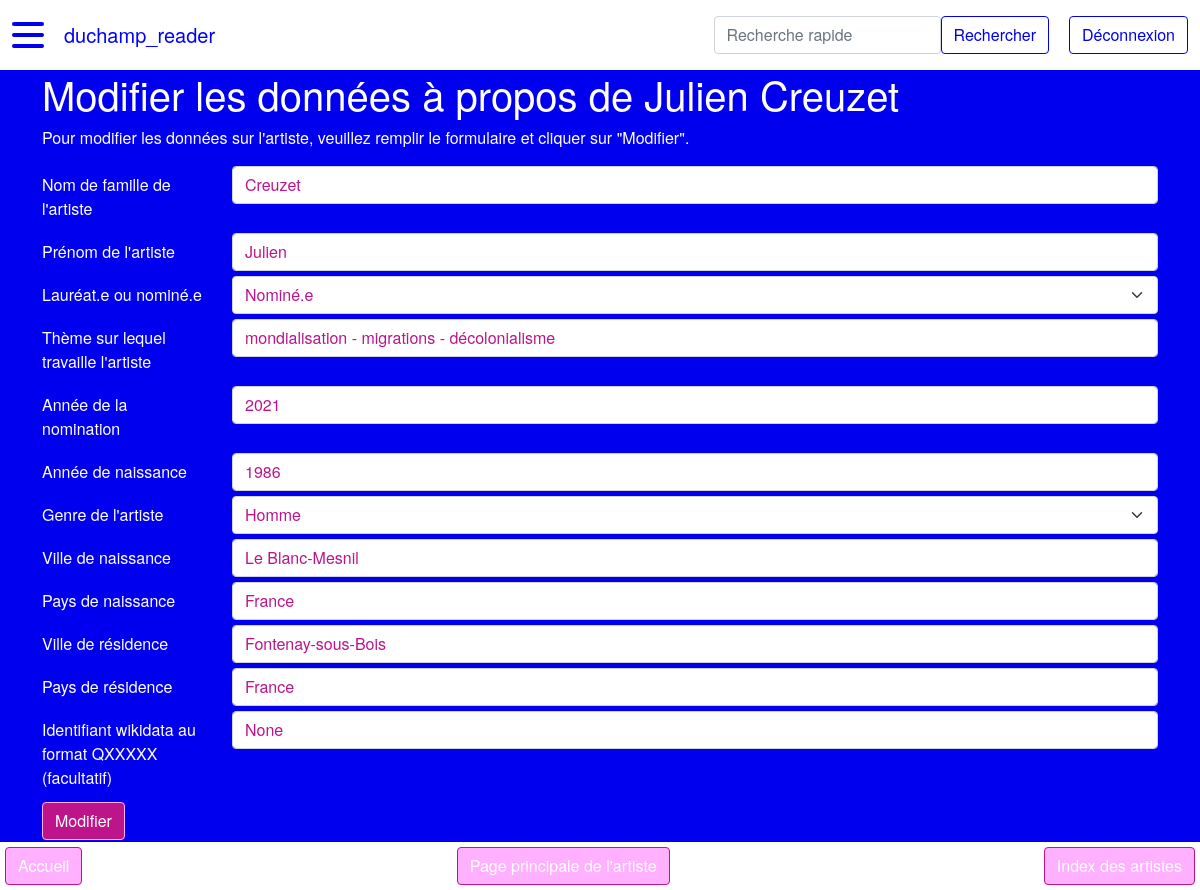
Before: /artiste/20/update (signed in) with the older database file.
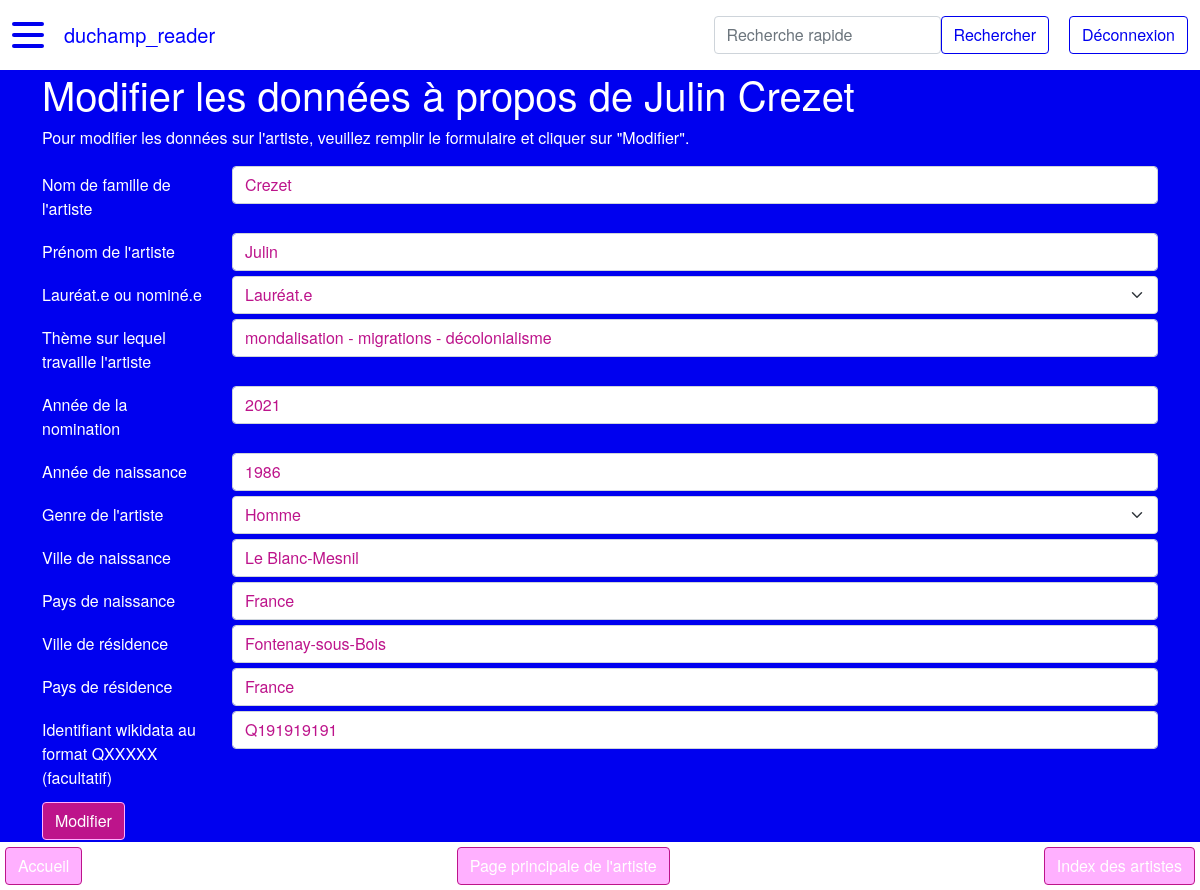
After: the same page with the newer database file.
### duchamp_reader/modeles/classes_generic.py (models this page shows, shortened)
class Artiste(db.Model):
    __tablename__ = "artiste"
    id = db.Column(db.Integer, unique=True, nullable=False, primary_key=True, autoincrement=True)
    nom = db.Column(db.Text, nullable=False)
    prenom = db.Column(db.Text, nullable=False)
    annee_naissance = db.Column(db.Integer) # format YYYY
    genre = db.Column(db.String(1))  # M : masculin, F : femme, A : autre/non-binaire
    id_wikidata = db.Column(db.Text)
    id_ville_naissance = db.Column(db.Integer, db.ForeignKey("ville.id"))
    id_ville_residence = db.Column(db.Integer, db.ForeignKey("ville.id"))
    classname = db.Column(db.Text, nullable=False, default="artiste")
    authorship = db.relationship("AuthorshipArtiste", back_populates="artiste")
    represent = db.relationship("RelationRepresente", back_populates="artiste")
    ville_naissance = db.relationship("Ville", foreign_keys=[id_ville_naissance],
                                      backref="artiste_ville_naissance", uselist=False)
    ville_residence = db.relationship("Ville", foreign_keys=[id_ville_residence],
                                      backref="artiste_ville_residence", uselist=False)
    nomination = db.relationship("Nomination", back_populates="artiste", uselist=False)
    @hybrid.hybrid_property
    def full(self):
        return self.prenom + " " + self.nom

class Nomination(db.Model):
    __tablename__ = "nomination"
    id = db.Column(db.Integer, unique=True, nullable=False, primary_key=True, autoincrement=True)
    annee = db.Column(db.Integer, nullable=False) # format YYYY
    laureat = db.Column(db.Boolean, nullable=False, default=0) # 1 si lauréat, 0 si non
    id_artiste = db.Column(db.Integer, db.ForeignKey("artiste.id"), nullable=False)
    id_theme = db.Column(db.Integer, db.ForeignKey("theme.id"), nullable=False)
    classname = db.Column(db.Text, nullable=False, default="nomination")
    authorship = db.relationship("AuthorshipNomination", back_populates="nomination")
    artiste = db.relationship("Artiste", back_populates="nomination")
    theme = db.relationship("Theme", back_populates="nomination", uselist=False)

class Theme(db.Model):
    __tablename__ = "theme"
    id = db.Column(db.Integer, unique=True, nullable=False, primary_key=True, autoincrement=True)
    nom = db.Column(db.Text, nullable=False)
    classname = db.Column(db.Text, nullable=False, default="theme")
    authorship = db.relationship("AuthorshipTheme", back_populates="theme")
    nomination = db.relationship("Nomination", back_populates="theme")

### duchamp_reader/routes.py (the view, shortened to what this page needs)
@app.route("/artiste/<int:id_artiste>/update", methods=["GET", "POST"])
def artiste_update(id_artiste):
    if current_user.is_authenticated is False:
        flash("Veuillez vous connecter pour rajouter des données", "error")
        return redirect("/connexion")
    artiste = Artiste.query.get_or_404(id_artiste)  # récupérer l'artiste sur lequel la modification porte
    nomination = Nomination.query.filter(Nomination.id_artiste == id_artiste).first()  # récup la nomination associée
    updated = False
    erreurs = []
    last_artistes, last_nominations, last_galeries, last_villes, last_themes = queries()
    return render_template("pages/artiste_update.html", artiste=artiste, nomination=nomination,
                           erreurs=erreurs, last_nominations=last_nominations, last_artistes=last_artistes,
                           last_galeries=last_galeries, last_themes=last_themes, last_villes=last_villes)

### duchamp_reader/modeles/classes_users.py (called while the page is built)
@login.user_loader # IL Y A UNE ERREUR A CET ENDROIT MAIS FUCK IF I KNOW WHY
def load_user(user_id):
    return User.query.get(int(user_id))

### duchamp_reader/utils/constantes_query.py (called while the page is built)
def queries():
        last_artistes = Artiste.query.order_by(Artiste.id.desc()).limit(3).all()
        last_nominations = Nomination.query.join(Artiste, Nomination.id_artiste == Artiste.id)\
                .order_by(Nomination.id.desc()).limit(3).all()
        last_galeries = Galerie.query.order_by(Galerie.id.desc()).limit(3).all()
        last_villes = Ville.query.order_by(Ville.id.desc()).limit(3).all()
        last_themes = Theme.query.order_by(Theme.id.desc()).limit(3).all()
        return last_artistes, last_nominations, last_galeries, last_villes, last_themes

### duchamp_reader/templates/pages/artiste_update.html (shortened to what the changed rows need)
{% extends "conteneur.html" %}
{% block corps %}
    {% if artiste and nomination %}
        <h1>Modifier les données à propos de {{artiste.full}}</h1>
        <p>Pour modifier les données sur l'artiste, veuillez remplir le formulaire et cliquer sur "Modifier".</p>
        <form class="form" method="POST" action="{{ url_for('artiste_update', id_artiste=artiste.id) }}">
            <div class="form-group row">
                <label for="artiste-nom" class="col-sm-2 col-form-label">Nom de famille de l'artiste</label>
                <div class="col-sm-10">
                    <input type="text" class="form-control" id="artiste-nom" name="nom"
                           value="{{ artiste.nom }}"/>
                </div>
            </div>
            <div class="form-group row">
                <label for="artiste-prenom" class="col-sm-2 col-form-label">Prénom de l'artiste</label>
                <div class="col-sm-10">
                    <input type="text" class="form-control" id="artiste-prenom" name="prenom"
                           value="{{ artiste.prenom }}" aria-describedby="help_prenom"/>
                </div>
            </div>
            <div class="form-group row">
                <label for="laureat" class="col-sm-2 col-form-label">Lauréat.e ou nominé.e</label>
                <div class="col-sm-10 dropdown" data-toggle="dropdown" aria-haspopup="true" aria-expanded="false">
                    <select type="text" class="form-select" id="laureat" name="laureat" aria-expanded="false">
                        {% if nomination.laureat == 1 %}
                            <option value=1>Lauréat.e</option>
                        {% else %}
                            <option value=0>Nominé.e</option>
                        {% endif %}
                    </select>
                </div>
            </div>
            <div class="form-group row">
                <label for="theme_nomination" class="col-sm-2 col-form-label">Thème sur lequel travaille l'artiste</label>
                <div class="col-sm-10">
                    <input type="text" class="form-control" id="theme_nomination"
                           name="theme_nomination" value="{{ nomination.theme.nom }}"/>
                </div>
            </div>
            <div class="form-group row">
                <label for="annee-nomination" class="col-sm-2 col-form-label">Année de la nomination</label>
                <div class="col-sm-10">
                    <input type="text" class="form-control" id="annee-nomination"
                           name="annee_nomination" value="{{ nomination.annee }}"/>
                </div>
            </div>
            <div class="form-group row">
                <label for="artiste-annee-naissance" class="col-sm-2 col-form-label">Année de naissance</label>
                <div class="col-sm-10">
                    <input type="text" class="form-control" id="artiste-annee-naissance"
                           name="annee_naissance" value="{{ artiste.annee_naissance }}"/>
                </div>
            </div>
            <div class="form-group row">
                <label for="artiste-genre" class="col-sm-2 col-form-label">Genre de l'artiste</label>
                <div class="col-sm-10 dropdown" data-toggle="dropdown" aria-haspopup="true" aria-expanded="false">
                    <select type="text" class="form-select" id="artiste-genre" name="genre" aria-expanded="false">
                        {% if artiste.genre == "F" %}
                            <option value="F">Femme</option>
                            <option value="M">Homme</option>
                            <option value="A">Autre / non-binaire</option>
                        {% elif artiste.genre == "A" %}
                            <option value="A">Autre / non-binaire</option>
                            <option value="F">Femme</option>
                            <option value="M">Homme</option>
                        {% else %}
                            <option value="M">Homme</option>
                        {% endif %}
                    </select>
                </div>
            </div>
            <div class="form-group row">
                <label for="artiste-ville-naissance" class="col-sm-2 col-form-label">Ville de naissance</label>
                <div class="col-sm-10">
                    <input type="text" class="form-control" id="artiste-ville-naissance"
                           name="ville_naissance" value="{{ artiste.ville_naissance.nom }}"/>
                </div>
            </div>
            <div class="form-group row">
                <label for="artiste-pays-naissance" class="col-sm-2 col-form-label">Pays de naissance</label>
                <div class="col-sm-10">
                    <input type="text" class="form-control" id="artiste-pays-naissance"
                           name="pays_naissance" value="{{ artiste.ville_naissance.pays }}"/>
                </div>
            </div>
            <div class="form-group row">
                <label for="artiste-ville-residence" class="col-sm-2 col-form-label">Ville de résidence</label>
                <div class="col-sm-10">
                    <input type="text" class="form-control" id="artiste-ville-residence"
                           name="ville_residence" value="{{ artiste.ville_residence.nom }}"/>
                </div>
            </div>
            <div class="form-group row">
                <label for="artiste-pays-residence" class="col-sm-2 col-form-label">Pays de résidence</label>
                <div class="col-sm-10">
                    <input type="text" class="form-control" id="artiste-pays-residence"
                           name="pays_residence" value="{{ artiste.ville_residence.pays }}"/>
                </div>
            </div>
            <div class="form-group row">
                <label for="artiste-id-wikidata" class="col-sm-2 col-form-label">Identifiant wikidata au format QXXXXX (facultatif)</label>
                <div class="col-sm-10">
                    <input type="text" class="form-control" id="artiste-id-wikidata"
                           name="id_wikidata" value="{{ artiste.id_wikidata }}"/>
                </div>
            </div>
            <div> <button type="submit" class="btn btn-primary">Modifier</button></div>
        </form>
    {% else %}
        <p>La base de données est en cours de constitution</p>
    {% endif %}
    <div class="basdepage">
        <a class="btn" href="{{url_for('accueil')}}">Accueil</a>
        <a class="btn" href="{{url_for('artiste_main', id_artiste=nomination.id) }}">Page principale de l'artiste</a>
        <a class="btn" href="{{url_for('artiste_index')}}">Index des artistes</a>
    </div>
{% endblock %}

Changed rows visible on the page:
no longer on this page (row unchanged): Theme: theme_nomination "mondialisation - migrations - décolonialisme"
changed Artiste "Homme": full "Julien Creuzet" → "Julin Crezet"; nom "Creuzet" → "Crezet"; prenom "Julien" → "Julin"; id_wikidata "None" → "Q191919191"
changed Nomination: laureat "Nominé.e" → "Lauréat.e"
now on this page (row edited): Theme: theme_nomination "mondalisation - migrations - décolonialisme"
